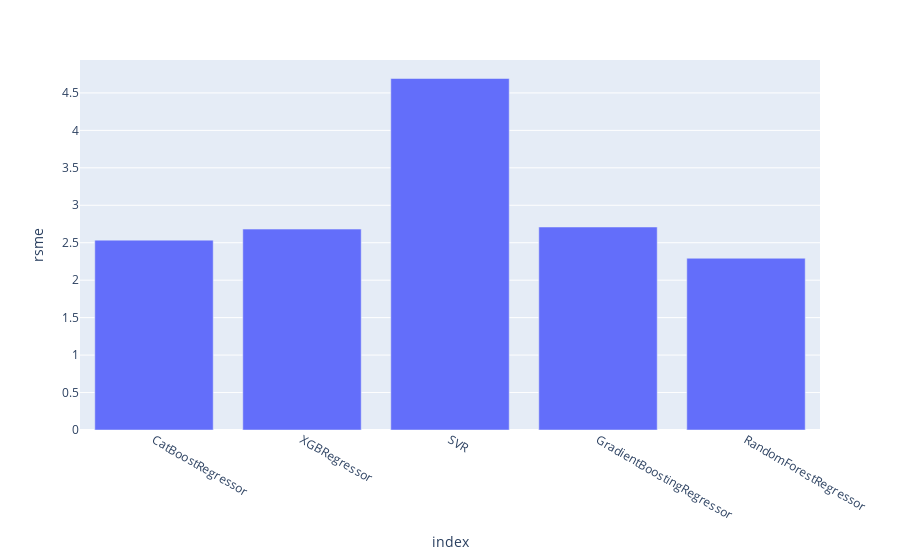

Write notebook code for a chart like this one.
### Code cell
px.bar(df, x=df.index, y='rsme')

### Figure 1 — Plotly figure (JSON) as saved in the notebook; plotly's stock layout.template omitted (floating-point values rounded to 4 significant figures)
{"data": [{"alignmentgroup": "True", "hovertemplate": "index=%{x}<br>rsme=%{y}<extra></extra>", "legendgroup": "", "marker": {"color": "#636efa", "pattern": {"shape": ""}}, "name": "", "offsetgroup": "", "orientation": "v", "showlegend": false, "textposition": "auto", "type": "bar", "x": ["CatBoostRegressor", "XGBRegressor", "SVR", "GradientBoostingRegressor", "RandomForestRegressor"], "xaxis": "x", "y": [2.535, 2.682, 4.692, 2.71, 2.293], "yaxis": "y"}], "layout": {"barmode": "relative", "legend": {"tracegroupgap": 0}, "margin": {"t": 60}, "xaxis": {"anchor": "y", "domain": [0, 1], "title": {"text": "index"}}, "yaxis": {"anchor": "x", "domain": [0, 1], "title": {"text": "rsme"}}}}
